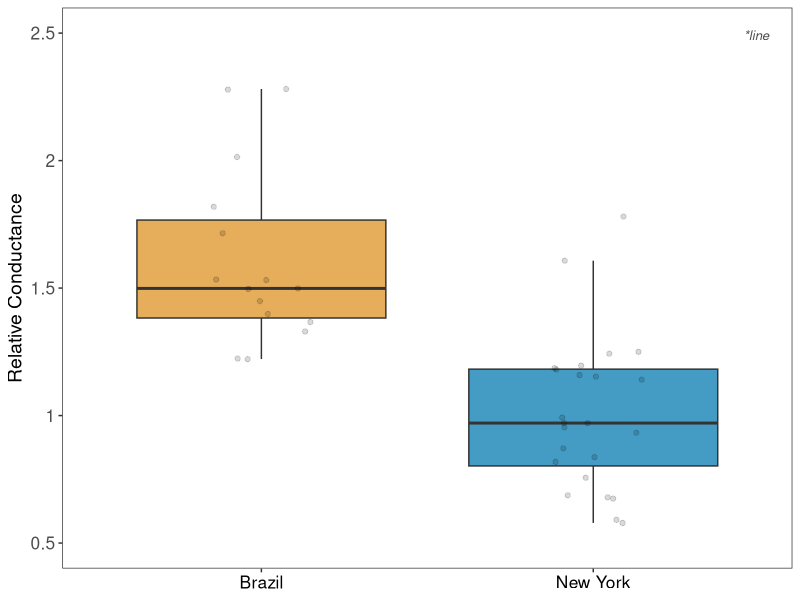
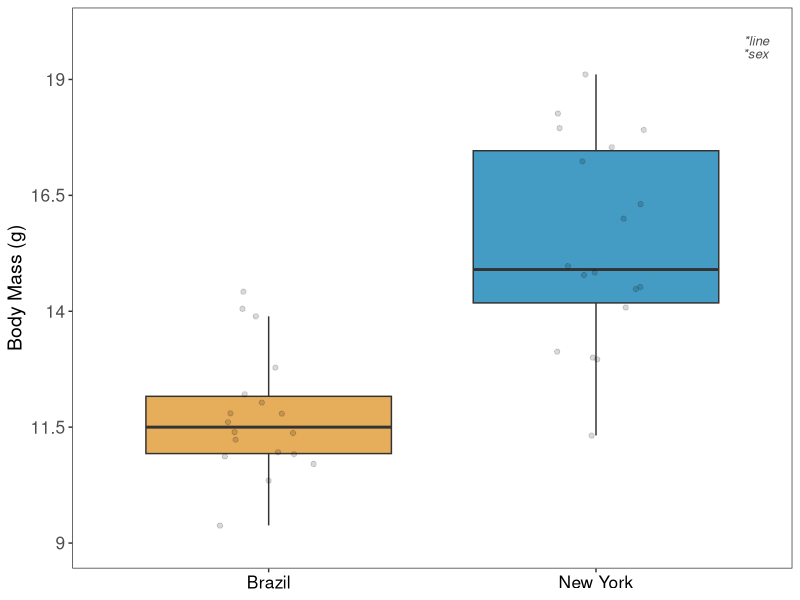
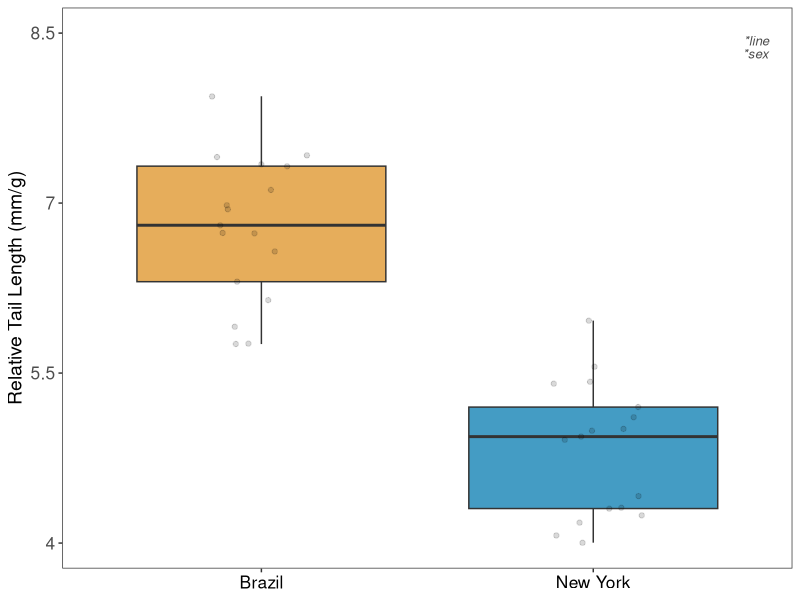
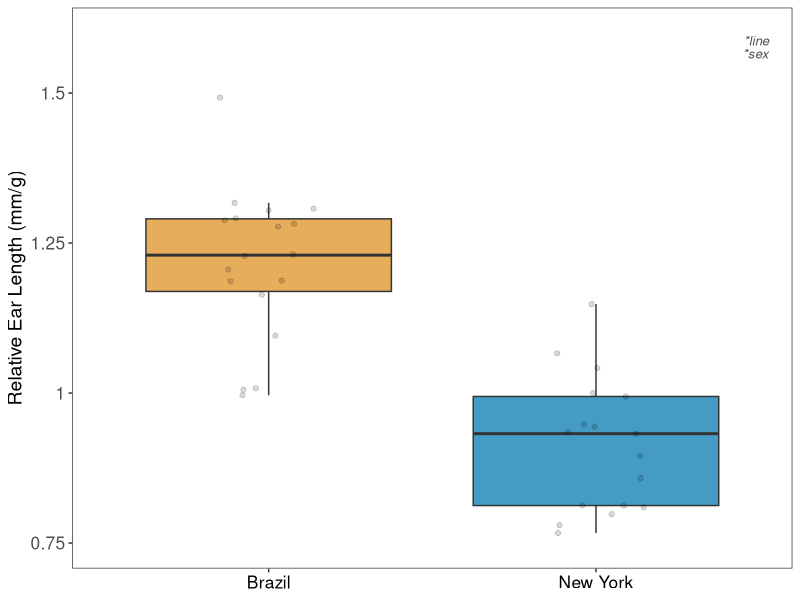

Generate these figures, in order, with R:
#!/usr/bin/env Rscript --vanilla

##############################################################

# Author: Mallory A. Ballinger

# This script plots differences in morphology and thermal conductance between
# Brazil (MANA) and New York (SARA) mice.
# The generated plots are used in Figure 1B in BallingerMack_2022.

##############################################################
# Required packages
##############################################################

#rm(list = ls()) # clears R's environment
library(tidyverse)
library(here)
library(glue)
library(ggtext)

#calc_element("axis.text.x", theme_bw()) # determine default colors

##############################################################
# Import data
##############################################################

phenotype_data <- read_csv(here("data/processed/all_phenotypes.csv")) %>%
  mutate(rel_conductance = AVG_conductance / BodyWeight_g,
         rel_TL = FinalTailLength_mm / BodyWeight_g,
         rel_EL = EarLength_mm / BodyWeight_g)

## Get values from statistical analyses

# Refer to ./model_phenotypes.R for model comparisons and statistical analyses

BW_deets <- ("&#42;line<br>\
              &#42;sex")

TC_deets <- ("&#42;line")

EL_deets <- ("&#42;line<br>\
              &#42;sex")

TL_deets <- ("&#42;line<br>\
              &#42;sex")

##############################################################
# Plot data
##############################################################

## thermal conductance

rel_TC_plot <-
  ggplot(data = phenotype_data, aes(x=Population, y=rel_conductance)) +
  geom_boxplot(aes(fill = Population), position = position_dodge(width=0.25), alpha=0.8, size = 0.5, outlier.shape = NA, show.legend = FALSE) +
  geom_jitter(position=position_jitter(width = 0.15, seed=19910118), alpha = 0.15, show.legend = FALSE) +
  scale_fill_manual(values=c("#E09832", "#1683B5"),
                    breaks=c("BRAZIL", "NEW_YORK"),
                    labels=c("Brazil", "New York")) +
  scale_x_discrete(breaks=c("BRAZIL", "NEW_YORK"),
                   labels=c("Brazil", "New York")) +
  scale_y_continuous(breaks = seq(from=0.5, to=2.5, by=0.5), labels = seq(from=0.5, to=2.5, by=0.5), limits = c(0.5,2.5)) +
  theme_bw() + 
  theme(panel.grid.major = element_blank(),
        panel.grid.minor = element_blank(),
        axis.title.x = element_blank(),
        axis.title.y = element_text(vjust = 1, size = 14, family = "sans"),
        axis.text = element_text(size = 12.5, family = "sans"),
        axis.text.x = element_text(color = "black"),
        plot.tag = element_markdown(family = "sans", size = 9.5, face = "italic", hjust = 1, color = "grey30"),
        plot.tag.position = c(0.97,0.95)) +
  labs(x = "",
       y = "Relative Conductance",
       tag = TC_deets)
ggsave("results/figures/rel_TC.pdf", plot = rel_TC_plot, height = 2.75, width = 2.8, units = "in")


### for body mass and extremity length, filter for age
age_ctrl_data <- phenotype_data %>% filter(Age_days < 100)

## body mass

BW_plot <-
  ggplot(data = age_ctrl_data, aes(x=Population, y=BodyWeight_g)) +
  geom_boxplot(aes(fill = Population), position = position_dodge(width=0.25), alpha=0.8, size = 0.5, outlier.shape = NA, show.legend = FALSE) +
  geom_jitter(position=position_jitter(width = 0.15, seed=19910118), alpha = 0.15, show.legend = FALSE) +
  scale_fill_manual(values=c("#E09832", "#1683B5"),
                    breaks=c("BRAZIL", "NEW_YORK"),
                    labels=c("Brazil", "New York")) +
  scale_x_discrete(breaks=c("BRAZIL", "NEW_YORK"),
                   labels=c("Brazil", "New York")) +
  scale_y_continuous(breaks = seq(from=9, to=20, by=2.5), labels = seq(from=9, to=20, by=2.5), limits = c(9,20)) +
  theme_bw() + 
  theme(panel.grid.major = element_blank(),
        panel.grid.minor = element_blank(),
        axis.title.x = element_blank(),
        axis.title.y = element_text(vjust = 1, size = 14, family = "sans"),
        axis.text = element_text(size = 12.5, family = "sans"),
        axis.text.x = element_text(color = "black"),
        plot.tag = element_markdown(family = "sans", size = 9.5, face = "italic", hjust = 1, color = "grey30"),
        plot.tag.position = c(0.97,0.93)) +
  labs(x = "",
       y = "Body Mass (g)",
       tag = BW_deets)
ggsave("results/figures/BW_diff.pdf", plot = BW_plot, height = 2.75, width = 2.8, units = "in")

# plot tail length

rel_TL_plot <-
  ggplot(data = age_ctrl_data, aes(x=Population, y=rel_TL)) +
  geom_boxplot(aes(fill = Population), position = position_dodge(width=0.25), alpha=0.8, size = 0.5, outlier.shape = NA, show.legend = FALSE) +
  geom_jitter(position=position_jitter(width = 0.15, seed=19910118), alpha = 0.15, show.legend = FALSE) +
  scale_fill_manual(values=c("#E09832", "#1683B5"),
                    breaks=c("BRAZIL", "NEW_YORK"),
                    labels=c("Brazil", "New York")) +
  scale_x_discrete(breaks=c("BRAZIL", "NEW_YORK"),
                   labels=c("Brazil", "New York")) +
  scale_y_continuous(breaks = seq(from=4, to=8.5, by=1.5), labels = seq(from=4, to=8.5, by=1.5), limits = c(4,8.5)) +
  theme_bw() + 
  theme(panel.grid.major = element_blank(),
        panel.grid.minor = element_blank(),
        axis.title.x = element_blank(),
        axis.title.y = element_text(vjust = 1, size = 14, family = "sans"),
        axis.text = element_text(size = 12.5, family = "sans"),
        axis.text.x = element_text(color = "black"),
        plot.tag = element_markdown(family = "sans", size = 9.5, face = "italic", hjust = 1, color = "grey30"),
        plot.tag.position = c(0.97,0.93)) +
  labs(x = "",
       y = "Relative Tail Length (mm/g)",
       tag = TL_deets)
ggsave("results/figures/rel_TL.pdf", plot = rel_TL_plot, height = 2.75, width = 2.8, units = "in")


# plot ear length

rel_EL_plot <-
  ggplot(data = age_ctrl_data, aes(x=Population, y=rel_EL)) +
  geom_boxplot(aes(fill = Population), position = position_dodge(width=0.25), alpha=0.8, size = 0.5, outlier.shape = NA, show.legend = FALSE) +
  geom_jitter(position=position_jitter(width = 0.15, seed=19910118), alpha = 0.15, show.legend = FALSE) +
  scale_fill_manual(values=c("#E09832", "#1683B5"),
                    breaks=c("BRAZIL", "NEW_YORK"),
                    labels=c("Brazil", "New York")) +
  scale_x_discrete(breaks=c("BRAZIL", "NEW_YORK"),
                   labels=c("Brazil", "New York")) +
  scale_y_continuous(breaks = seq(from=0.75, to=1.6, by=0.25), labels = seq(from=0.75, to=1.6, by=0.25), limits = c(0.75,1.6)) +
  theme_bw() + 
  theme(panel.grid.major = element_blank(),
        panel.grid.minor = element_blank(),
        axis.title.x = element_blank(),
        axis.title.y = element_text(vjust = 1, size = 14, family = "sans"),
        axis.text = element_text(size = 12.5, family = "sans"),
        axis.text.x = element_text(color = "black"),
        plot.tag = element_markdown(family = "sans", size = 9.5, face = "italic", hjust = 1, color = "grey30"),
        plot.tag.position = c(0.97,0.93)) +
  labs(x = "",
       y = "Relative Ear Length (mm/g)",
       tag = EL_deets)
ggsave("results/figures/rel_EL.pdf", plot = rel_EL_plot, height = 2.75, width = 2.8, units = "in")

